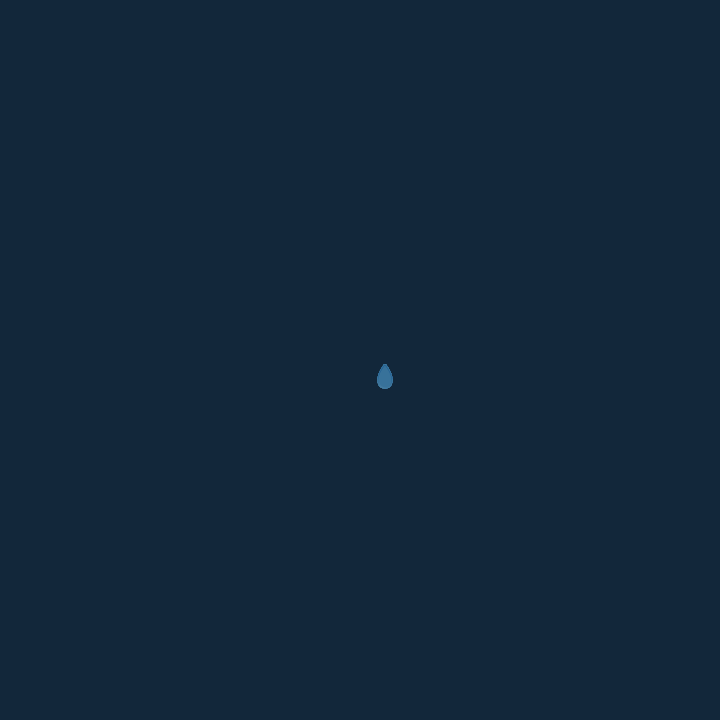
Frame 1 (no input)
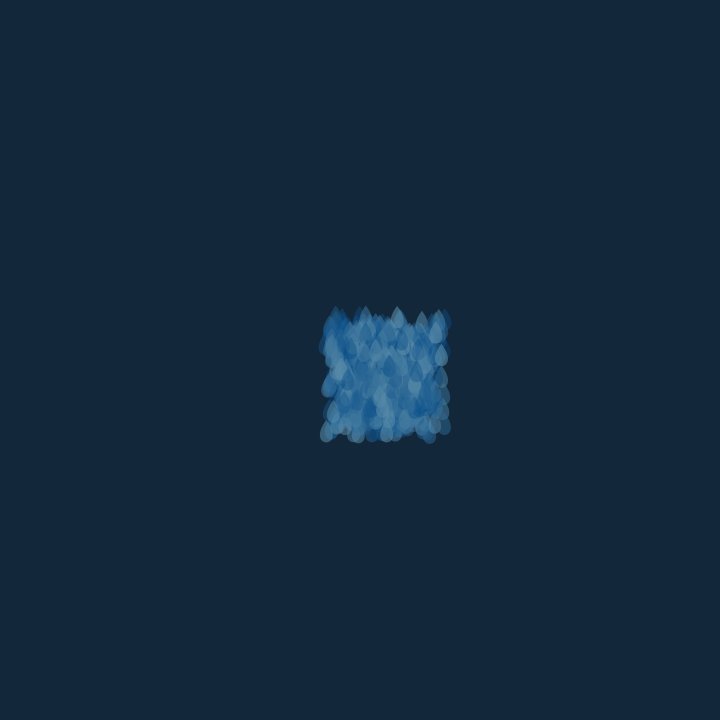
Frame 60 (the mouse pressed at the canvas centre just before this capture)
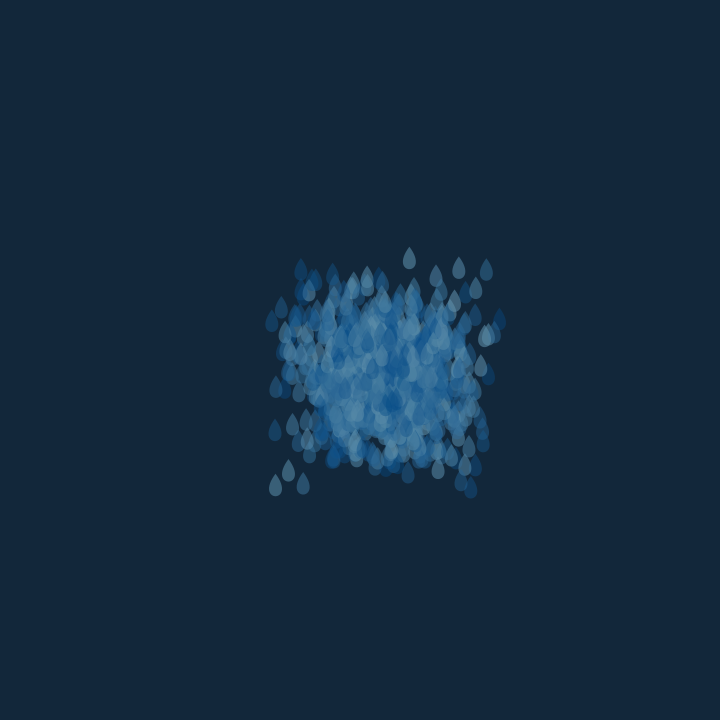
Frame 120 (the mouse held since frame 60 and released just before this capture)

The Processing sketch that drew these frames (run headless with seeded random() and noise(); from frame 60 on, the mouse is pressed at the canvas centre):

// Processing sketch: processing_149756
// ── processing_149756.pde

// DEFINIZIONE DELLA  CLASSE Agente
color azzurro = color(96, 144, 170, 150);
color blu = color(0, 71, 133, 100);

class Agente
{
  PVector pos;
  PVector vel;
  color colore;

  Agente (PVector start) {
    pos = start.get();
    vel = new PVector( random(-1,1), random(-1,1) );
    colore = lerpColor (azzurro, blu, random(1));

  }

  void update() {
    if (random(150)<5) {
      vel = new PVector( random(-1,1), random(-1,1) );
    }
    pos.add(vel);
    if (pos.dist(centro) > 600) {
      vel.mult(-1);                // inverte la direzione
    }
  }

  void display() {
    noStroke();
    fill (colore);
    bezier(pos.x+25,pos.y+5,pos.x+47.5,pos.y+35,pos.x+2.5,pos.y+35,pos.x+25,pos.y+5);

    
  }
}

// USO DELLA CLASSE Agente

Agente[] agenti = new Agente[1000];
PVector centro;

void setup()
{
  size(720, 720);
  centro = new PVector(width/2, height/2);
  
  for (int i=0;  i<agenti.length;  i++) {
    agenti[i] = new Agente( centro );
  }
}

void draw()
{
  background(18, 39, 58);
  for (Agente a : agenti) {
    a.update();
    a.display();
  }
}
